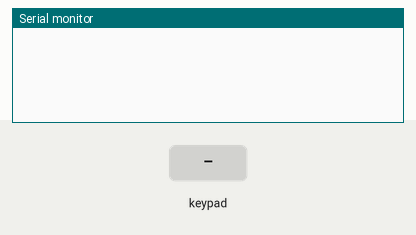
A sketch run on a simulated Arduino Mega 2560, built with avr-gcc and run on an emulated ATmega2560. Shown: the last lines printed to the serial monitor. Inputs (shaded band) come from the test bench.

Above: at 1.2 s.
1.3 s: key '1' pressed
At 1.7 s:
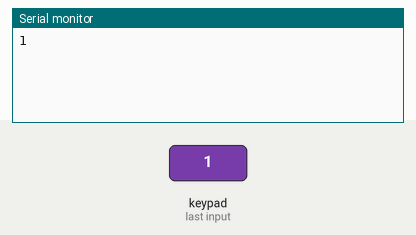
2.8 s: keypad keys 1 1 6 7 9 # pressed 0.4 s apart
At 5.8 s:
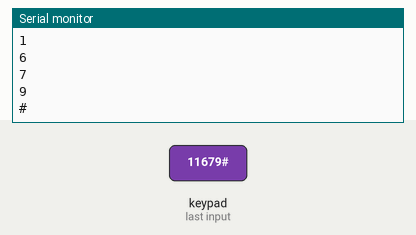
6.7 s: key '*' pressed
At 7.1 s:
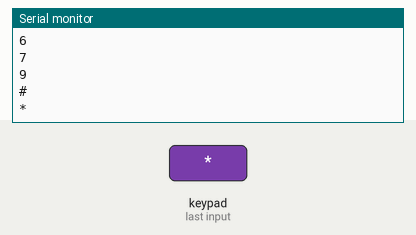
8.2 s: keypad keys 1 0 1 2 8 pressed 0.4 s apart
At 10.7 s:
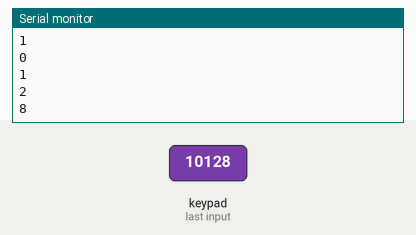
Timing chart, 0 to 12.2 s (numbered marks = the images above; inputs shaded):
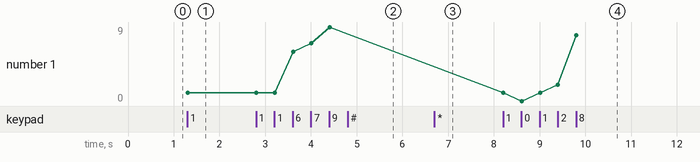

Measured:
- after the input at 1.3 s, the serial monitor: prints a new line at once (image 1)
- after the input at 2.8 s, the serial monitor: prints a new line after 0.81 s (image 2)
- after the input at 6.7 s, the serial monitor: prints a new line at once (image 3)
- after the input at 8.2 s, the serial monitor: prints a new line at once (image 4)
- plotted number 1: 1 → 9 after the input at 2.8 s, 9 → 8 after the input at 8.2 s

The sketch:

keypad_code.ino
```cpp
#include "Arduino.h"
#include "Keypad.h"

const byte ROWS = 4; //four rows
const byte COLS = 3; //three columns
char keys[ROWS][COLS] = {
  {'1','2','3'},
  {'4','5','6'},
  {'7','8','9'},
  {'*','0','#'}
};
byte rowPins[ROWS] = {11, 6, 7, 9}; //connect to the row pinouts of the keypad
byte colPins[COLS] = {10, 12, 8}; //connect to the column pinouts of the keypad

Keypad keypad = Keypad( makeKeymap(keys), rowPins, colPins, ROWS, COLS );

void setup()
{
  Serial.begin(9600);
}

void loop()
{
  char key = keypad.getKey();

  if (key != NO_KEY)
  {
    Serial.println(key);
  }
}
```

finger.cpp
```cpp
#include <string.h>
#include <SoftwareSerial.h>
#include "finger.h"


uint8_t finger_RxBuf[9];
uint8_t finger_TxBuf[9];

uint8_t  Finger_SleepFlag = 0;


SoftwareSerial mySerial(10, 11); // RX, TX


/***************************************************************************
* @brief      initialize the SoftwareSerial to communicate with Fingerprint module
****************************************************************************/
void Finger_SoftwareSerial_Init(void)
{
	mySerial.begin(19200);
}

/***************************************************************************
* @brief      Send a byte of data to the serial port
* @param      temp : Data to send
****************************************************************************/
void  TxByte(uint8_t temp)
{
	mySerial.write(temp);
}

/***************************************************************************
* @brief      send a command, and wait for the response of module
* @param      Scnt: The number of bytes to send
	      Rcnt: expect the number of bytes response module
	      Nms: wait timeout: Delay
* @return     ACK_SUCCESS: success
  	      other: see the macro definition
****************************************************************************/
uint8_t TxAndRxCmd(uint8_t Scnt, uint8_t Rcnt, uint16_t Nms)
{
	uint8_t  i, j, CheckSum;
	uint16_t   uart_RxCount = 0;
	unsigned long  time_before = 0;
	unsigned long  time_after = 0;
	uint8_t   overflow_Flag = 0;;

	 TxByte(CMD_HEAD);
	 CheckSum = 0;
	 for (i = 0; i < Scnt; i++)
	 {
		TxByte(finger_TxBuf[i]);
		CheckSum ^= finger_TxBuf[i];
	 }
	 TxByte(CheckSum);
	 TxByte(CMD_TAIL);

	 memset(finger_RxBuf,0,sizeof(finger_RxBuf));   ////////

	 mySerial.flush();  /////

	 // Receive time out: Nms
	time_before = millis();
	 do
	 {
		overflow_Flag = 0;
		if(mySerial.available())
		{
			finger_RxBuf[uart_RxCount++] = mySerial.read();
		}
		time_after = millis();
		if(time_before > time_after)   //if overflow (go back to zero)
		{
			time_before = millis();	  // get time_before again
			overflow_Flag = 1;
		}

	 } while (((uart_RxCount < Rcnt) && (time_after - time_before < Nms)) || (overflow_Flag == 1));

	 if (uart_RxCount != Rcnt)return ACK_TIMEOUT;
	 if (finger_RxBuf[0] != CMD_HEAD) return ACK_FAIL;
	 if (finger_RxBuf[Rcnt - 1] != CMD_TAIL) return ACK_FAIL;
	 if (finger_RxBuf[1] != (finger_TxBuf[0])) return ACK_FAIL;
	 CheckSum = 0;
	 for (j = 1; j < uart_RxCount - 1; j++) CheckSum ^= finger_RxBuf[j];
	 if (CheckSum != 0) return ACK_FAIL;
 	 return ACK_SUCCESS;
}

/***************************************************************************
* @brief      Query the number of existing fingerprints
* @return     0xFF: error
  	      other: success, the value is the number of existing fingerprints
****************************************************************************/
uint8_t GetUserCount(void)
{
  uint8_t m;

	finger_TxBuf[0] = CMD_USER_CNT;
	finger_TxBuf[1] = 0;
	finger_TxBuf[2] = 0;
	finger_TxBuf[3] = 0;
	finger_TxBuf[4] = 0;

	m = TxAndRxCmd(5, 8, 200);

	if (m == ACK_SUCCESS && finger_RxBuf[4] == ACK_SUCCESS)
	{
	    return finger_RxBuf[3];
	}
	else
	{
	 	return 0xFF;
	}
}

/***************************************************************************
* @brief      Get Compare Level
* @return     0xFF: error
  	      other: success, the value is compare level
****************************************************************************/
uint8_t GetcompareLevel(void)
{
	uint8_t m;

	finger_TxBuf[0] = CMD_COM_LEV;
	finger_TxBuf[1] = 0;
	finger_TxBuf[2] = 0;
	finger_TxBuf[3] = 1;
	finger_TxBuf[4] = 0;

	m = TxAndRxCmd(5, 8, 200);

	if (m == ACK_SUCCESS && finger_RxBuf[4] == ACK_SUCCESS)
	{
	    return finger_RxBuf[3];
	}
	else
	{
	 	return 0xFF;
	}
}

/***************************************************************************
* @brief      Set Compare Level
* @param      temp: Compare Level,the default value is 5, can be set to 0-9, the bigger, the stricter
* @return     0xFF: error
  	      other: success, the value is compare level
****************************************************************************/
uint8_t SetcompareLevel(uint8_t temp)
{
	uint8_t m;

	finger_TxBuf[0] = CMD_COM_LEV;
	finger_TxBuf[1] = 0;
	finger_TxBuf[2] = temp;
	finger_TxBuf[3] = 0;
	finger_TxBuf[4] = 0;

	m = TxAndRxCmd(5, 8, 200);

	if (m == ACK_SUCCESS && finger_RxBuf[4] == ACK_SUCCESS)
	{
	    return finger_RxBuf[3];
	}
	else
	{
	 	return 0xFF;
	}
}

/***************************************************************************
* @brief      Get the time that fingerprint collection wait timeout
* @return     0xFF: error
  	      other: success, the value is the time that fingerprint collection wait timeout
****************************************************************************/
uint8_t GetTimeOut(void)
{
	uint8_t m;

	finger_TxBuf[0] = CMD_TIMEOUT;
	finger_TxBuf[1] = 0;
	finger_TxBuf[2] = 0;
	finger_TxBuf[3] = 1;
	finger_TxBuf[4] = 0;

	m = TxAndRxCmd(5, 8, 200);

	if (m == ACK_SUCCESS && finger_RxBuf[4] == ACK_SUCCESS)
	{
	    return finger_RxBuf[3];
	}
	else
	{
	 	return 0xFF;
	}
}

/***************************************************************************
* @brief      Register fingerprint
* @return     ACK_SUCCESS: success
  	      other: see the macro definition
****************************************************************************/
uint8_t AddUser(void)
{
	uint8_t m;

	m = GetUserCount();
	if (m >= USER_MAX_CNT)
		return ACK_FULL;


	finger_TxBuf[0] = CMD_ADD_1;
	finger_TxBuf[1] = 0;
	finger_TxBuf[2] = m +1;
	finger_TxBuf[3] = 3;
	finger_TxBuf[4] = 0;
	m = TxAndRxCmd(5, 8, 6000);
	if (m == ACK_SUCCESS && finger_RxBuf[4] == ACK_SUCCESS)
	{
		finger_TxBuf[0] = CMD_ADD_3;
		m = TxAndRxCmd(5, 8, 6000);
		if (m == ACK_SUCCESS && finger_RxBuf[4] == ACK_SUCCESS)
		{
			return ACK_SUCCESS;
		}
		else
		return ACK_FAIL;
	}
	else
		return ACK_FAIL;
}

/***************************************************************************
* @brief      Clear fingerprints
* @return     ACK_SUCCESS:  success
  	      ACK_FAIL:     error
****************************************************************************/
uint8_t  ClearAllUser(void)
{
 	uint8_t m;

	finger_TxBuf[0] = CMD_DEL_ALL;
	finger_TxBuf[1] = 0;
	finger_TxBuf[2] = 0;
	finger_TxBuf[3] = 0;
	finger_TxBuf[4] = 0;

	m = TxAndRxCmd(5, 8, 500);

	if (m == ACK_SUCCESS && finger_RxBuf[4] == ACK_SUCCESS)
	{
		return ACK_SUCCESS;
	}
	else
	{
		return ACK_FAIL;
	}
}

/***************************************************************************
* @brief      Check if user ID is between 1 and 3
* @return     TRUE
  	      FALSE
****************************************************************************/
uint8_t IsMasterUser(uint8_t UserID)
{
    if ((UserID == 1) || (UserID == 2) || (UserID == 3)) return TRUE;
			else  return FALSE;
}

/***************************************************************************
* @brief      Fingerprint matching
* @return     ACK_SUCCESS: success
  	      other: see the macro definition
****************************************************************************/
uint8_t VerifyUser(void)
{
	uint8_t m;

	finger_TxBuf[0] = CMD_MATCH;
	finger_TxBuf[1] = 0;
	finger_TxBuf[2] = 0;
	finger_TxBuf[3] = 0;
	finger_TxBuf[4] = 0;

	m = TxAndRxCmd(5, 8, 5000);

	if ((m == ACK_SUCCESS) && (IsMasterUser(finger_RxBuf[4]) == TRUE))
	{
		 return ACK_SUCCESS;
	}
	else if(finger_RxBuf[4] == ACK_NO_USER)
	{
		return ACK_NO_USER;
	}
	else if(finger_RxBuf[4] == ACK_TIMEOUT)
	{
		return ACK_TIMEOUT;
	}
	else
	{
		return ACK_GO_OUT;   // The center of the fingerprint is out of alignment with sensor
	}
}

/***************************************************************************
* @brief      Wait until the fingerprint module works properly
****************************************************************************/
void Finger_Wait_Until_OK(void)
{
    digitalWrite(Finger_RST_Pin , LOW);
	delay(300);
    digitalWrite(Finger_RST_Pin , HIGH);
	delay(300);  // Wait for module to start

	 // ERROR: Please ensure that the module power supply is 3.3V or 5V,
	 // the serial line is correct, the baud rate defaults to 19200,
	 // and finally the power is switched off, and then power on again !
	while(SetcompareLevel(5) != 5)
	{
		delay(1000);
		Serial.println("***ERROR***");
	}

	Serial.write("*************** WaveShare Capacitive Fingerprint Reader Test ***************\r\n");
	Serial.write("Compare Level:  5    (can be set to 0-9, the bigger, the stricter)\r\n");
	Serial.write("Number of fingerprints already available:  ");  Serial.print(GetUserCount());
	Serial.write("\r\n Use the serial port to send the commands to operate the module:\r\n");
	Serial.write(" CMD1 : Query the number of existing fingerprints\r\n");
	Serial.write(" CMD2 : Add fingerprint  (Each entry needs to be read two times: \"beep\", "); Serial.write("put the finger on sensor, \"beep\", put up, \"beep\", put on again)\r\n");
	Serial.write(" CMD3 : Fingerprint matching  (Send the command, put your finger on sensor after \"beep\". "); Serial.write("Each time you send a command, module waits and matches once)\r\n");
	Serial.write(" CMD4 : Clear fingerprints\r\n");
	Serial.write(" CMD5 : Switch to sleep mode, you can use the finger Automatic wake-up function");
	Serial.write(" CMD6 : Wake up and make all commands valid\r\n");
	Serial.write("*************** WaveShare Capacitive Fingerprint Reader Test ***************\r\n");
}

/***************************************************************************
* @brief      Analysis of the serial port 2 command (computer serial assistant)
****************************************************************************/
void Analysis_PC_Command(void)
{
	static  uint8_t  step;
	uint8_t temp;

	if(Serial.available())
	{
		temp = Serial.read();

		switch(step)
		{
			case 0:
				if(temp == 'C')     step++;
				else    step = 0;
				break;
			case 1:
				if(temp == 'M')     step++;
				else    step = 0;
				break;
			case 2:
				if(temp == 'D')     step++;
				else    step = 0;
				break;
			case 3:
				switch(temp)
				{
					case '1':
						if(Finger_SleepFlag == 1)  break;
						Serial.write("Number of fingerprints already available:  "); Serial.println(GetUserCount());
						break;
					case '2':
						if(Finger_SleepFlag == 1)  break;
                        Serial.write(" Add fingerprint  (Each entry needs to be read two times: \"beep\", "); Serial.write("put the finger on sensor, \"beep\", put up, \"beep\", put on again)\r\n");
						switch(AddUser())
						{
							case ACK_SUCCESS:
								Serial.println("Fingerprint added successfully !");
								break;

							case ACK_FAIL:
								Serial.println("Failed: Please try to place the center of the fingerprint flat to sensor, or this fingerprint already exists !");
								break;

							case ACK_FULL:
								Serial.println("Failed: The fingerprint library is full !");
								break;
						}
						break;
					case '3':
						if(Finger_SleepFlag == 1)  break;
						Serial.println("Waiting Finger......Please try to place the center of the fingerprint flat to sensor !");
						switch(VerifyUser())
						{
							case ACK_SUCCESS:
								Serial.println("Matching successful !");
								break;
							case ACK_NO_USER:
								Serial.println("Failed: This fingerprint was not found in the library !");
								break;
							case ACK_TIMEOUT:
								Serial.println("Failed: Time out !");
								break;
							case ACK_GO_OUT:
								Serial.println("Failed: Please try to place the center of the fingerprint flat to sensor !");
								break;
						}
						break;
					case '4':
						if(Finger_SleepFlag == 1)  break;
						ClearAllUser();
						Serial.println("All fingerprints have been cleared !");
						break;
					case '5':
						if(Finger_SleepFlag == 1)  break;
						digitalWrite(Finger_RST_Pin , LOW);
						Finger_SleepFlag = 1;
						Serial.println("Module has entered sleep mode: you can use the finger Automatic wake-up function, in this mode, only CMD6 is valid, send CMD6 to pull up the RST pin of module, so that the module exits sleep !");
						break;
					case '6':
						digitalWrite(Finger_RST_Pin , HIGH);
						delay(300);  // Wait for module to start
						Finger_SleepFlag = 0;
						Serial.println("The module is awake. All commands are valid !");
						break;

					default: break;
				}

				step = 0;
				break;

			default:   break;
		}
	}
}

/***************************************************************************
* @brief
     If you enter the sleep mode, then open the Automatic wake-up function of the finger,
     begin to check if the finger is pressed, and then start the module and match
****************************************************************************/
void Auto_Verify_Finger(void)
{
	if(digitalRead(Finger_WAKE_Pin) == HIGH)   // If you press your finger
	{
		delay(20);
		if(digitalRead(Finger_WAKE_Pin) == HIGH)
		{
			digitalWrite(Finger_RST_Pin , HIGH);    // Pull up the RST to start the module and start matching the fingers
			delay(300);	 // Wait for module to start

			Serial.println("Waiting Finger......Please try to place the center of the fingerprint flat to sensor !");
			switch(VerifyUser())
			{
				case ACK_SUCCESS:
					Serial.println("Matching successful !");
					break;
				case ACK_NO_USER:
					Serial.println("Failed: This fingerprint was not found in the library !");
					break;
				case ACK_TIMEOUT:
					Serial.println("Failed: Time out !");
					break;
				case ACK_GO_OUT:
					Serial.println("Failed: Please try to place the center of the fingerprint flat to sensor !");
					break;
			}

			//After the matching action is completed, drag RST down to sleep
			//and continue to wait for your fingers to press
			digitalWrite(Finger_RST_Pin , LOW);
		}
	}
}
```

finger.h
```cpp
#ifndef _FINGER_H
#define _FINGER_H


#if ARDUINO >= 100
#include <Arduino.h>
#else
#include <WProgram.h>
#endif


#include <stdio.h>


#define  Finger_RST_Pin     9
#define  Finger_WAKE_Pin    8

#define TRUE  1
#define FALSE 0

// Basic response message definition
#define ACK_SUCCESS       0x00
#define ACK_FAIL          0x01
#define ACK_FULL	  0x04
#define ACK_NO_USER	  0x05
#define ACK_TIMEOUT       0x08
#define ACK_GO_OUT	  0x0F		// The center of the fingerprint is out of alignment with sensor

//User information definition
#define ACK_ALL_USER       	0x00
#define ACK_GUEST_USER 	  	0x01
#define ACK_NORMAL_USER 	0x02
#define ACK_MASTER_USER    	0x03

#define USER_MAX_CNT	   	1000	// Maximum fingerprint number

// Command definition
#define CMD_HEAD	 0xF5
#define CMD_TAIL	 0xF5
#define CMD_ADD_1        0x01
#define CMD_ADD_2        0x02
#define CMD_ADD_3	 0x03
#define CMD_MATCH	 0x0C
#define CMD_DEL		 0x04
#define CMD_DEL_ALL	 0x05
#define CMD_USER_CNT     0x09
#define CMD_COM_LEV	 0x28
#define CMD_LP_MODE      0x2C
#define CMD_TIMEOUT      0x2E

#define CMD_FINGER_DETECTED   0x14


extern  uint8_t  Finger_SleepFlag;


void Finger_SoftwareSerial_Init(void);
void  TxByte(uint8_t temp);
uint8_t GetUserCount(void);
uint8_t GetcompareLevel(void);
uint8_t SetcompareLevel(uint8_t temp);	// The default value is 5, can be set to 0-9, the bigger, the stricter
uint8_t AddUser(void);
uint8_t ClearAllUser(void);
uint8_t VerifyUser(void);
uint8_t GetTimeOut(void);
void Finger_Wait_Until_OK(void);
void Analysis_PC_Command(void);
void Auto_Verify_Finger(void);


#endif
```
